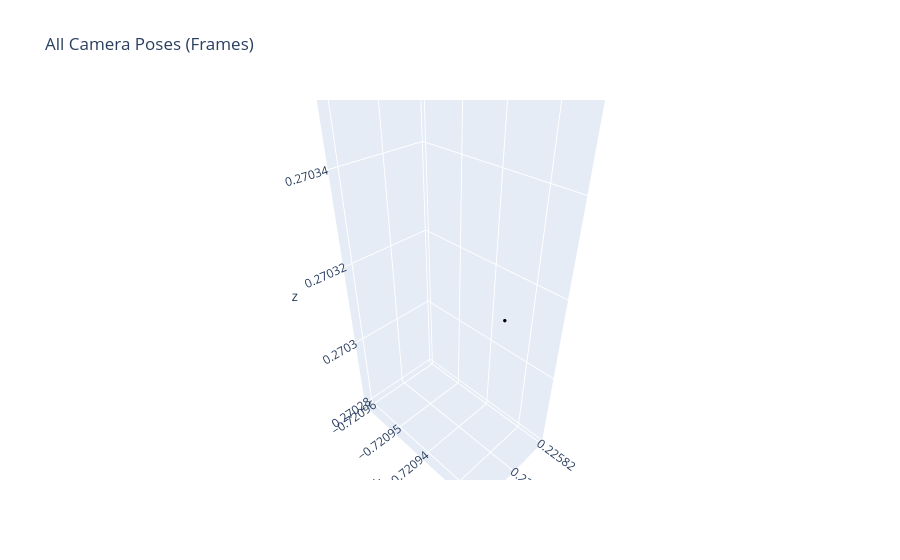

Source (notebook cell):
### Code cell
# relative action
real_actions = np.array(real_umi_action)
real_actions_mat = pose_to_mat(real_actions)
plot_traj(real_actions_mat)

### Figure 1 — Plotly figure (JSON) as saved in the notebook; plotly's stock layout.template omitted (floating-point values rounded to 4 significant figures)
{"data": [{"marker": {"color": "green", "size": 6}, "mode": "markers", "showlegend": false, "type": "scatter3d", "x": [0.2258], "y": [-0.721], "z": [0.2704]}, {"marker": {"color": "black", "size": 2}, "mode": "markers", "showlegend": false, "type": "scatter3d", "x": [0.2258], "y": [-0.7209], "z": [0.2703]}, {"marker": {"color": "red", "size": 6}, "mode": "markers", "showlegend": false, "type": "scatter3d", "x": [0.2258], "y": [-0.7209], "z": [0.2703]}], "layout": {"scene": {"aspectmode": "data"}, "title": {"text": "All Camera Poses (Frames)"}}}
